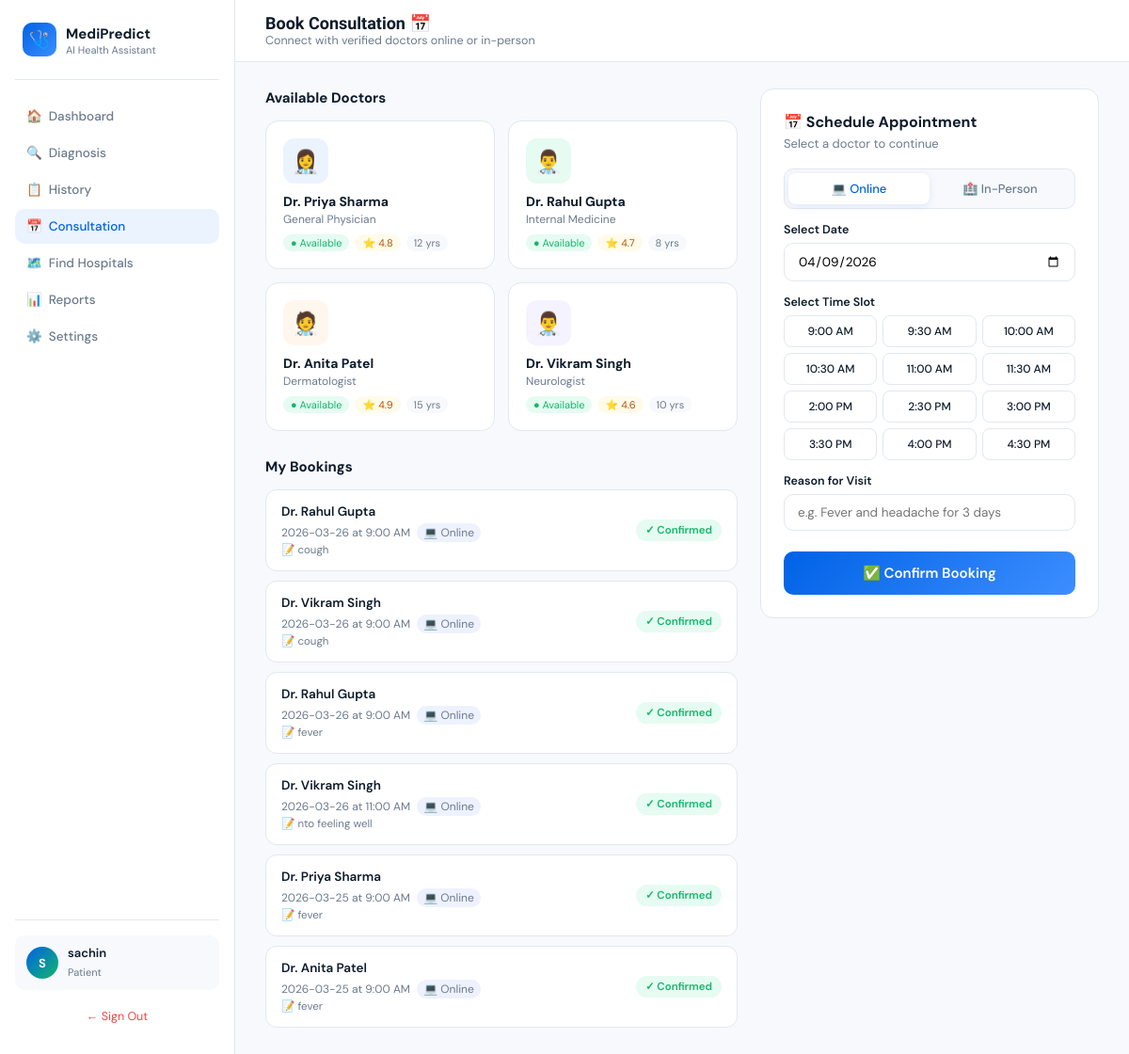
The app's page /consultation (signed in), older data.
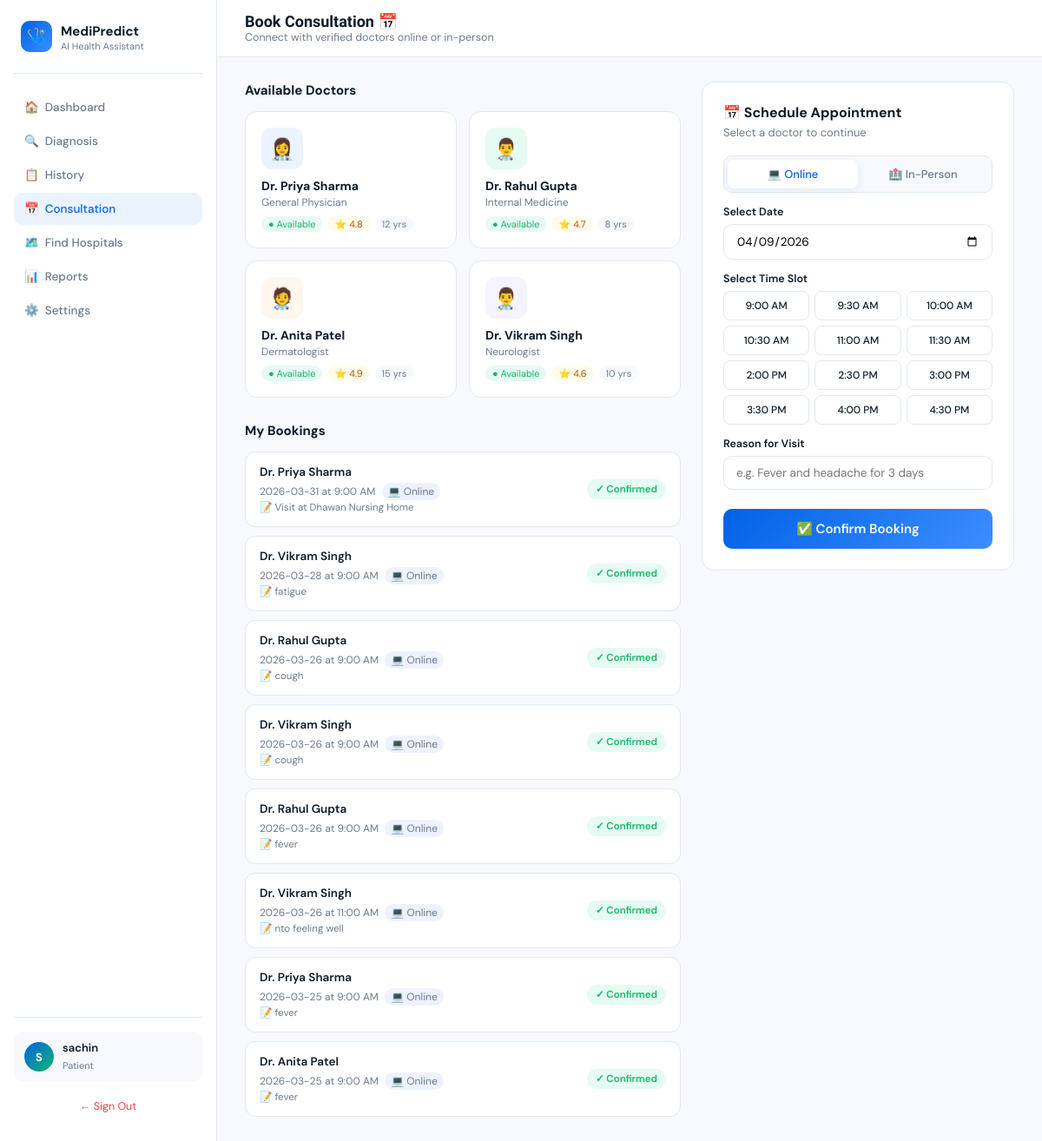
The same page, newer data.
### models.py (models this page shows)
class Booking(db.Model):
    __tablename__ = 'bookings'
    id         = db.Column(db.Integer,    primary_key=True)
    booking_id = db.Column(db.String(20), unique=True, nullable=False)
    user_id    = db.Column(db.Integer,    db.ForeignKey('users.id'), nullable=False)
    doctor     = db.Column(db.String(100))
    date       = db.Column(db.String(20))
    time       = db.Column(db.String(20))
    type       = db.Column(db.String(20))
    status     = db.Column(db.String(20), default='confirmed')
    reason     = db.Column(db.Text)
    created_at = db.Column(db.DateTime,  default=datetime.utcnow)
    user = db.relationship('User', backref=db.backref('bookings', lazy=True))
    def to_dict(self):
        return {
            "booking_id": self.booking_id,
            "doctor":     self.doctor  or "",
            "date":       self.date    or "",
            "time":       self.time    or "",
            "type":       self.type    or "",
            "status":     self.status  or "confirmed",
            "reason":     self.reason  or "",
        }

### app.py (the view)
@app.route("/consultation")
@login_required
def consultation_page():
    user     = current_user()
    bookings = (Booking.query.filter_by(user_id=user.id)
                .order_by(Booking.created_at.desc()).all())
    return render_template("consultation.html",
                           username=user.username,
                           my_bookings=[b.to_dict() for b in bookings])

### app.py (called while the page is built)
def login_required(f):
    @wraps(f)
    def decorated(*args, **kwargs):
        if "user_id" not in session:
            return redirect(url_for("login"))
        user = current_user()
        if user and user.role == "patient":
            from flask import request as _req
            if _req.endpoint not in ("payment_page", "confirm_order", "logout"):
                if not user.paid:
                    return redirect(url_for("payment_page"))
                if user.expires_at and user.expires_at < datetime.datetime.utcnow():
                    user.paid = False
                    db.session.commit()
                    return redirect(url_for("payment_page"))
        return f(*args, **kwargs)
    return decorated

def current_user():
    uid = session.get("user_id")
    return User.query.get(uid) if uid else None

### templates/Consultation.html (shortened to what this page needs)
<!DOCTYPE html>
<html lang="en">
<head>
</head>
<body>
<div class="layout">
<aside class="sidebar">
  <div class="logo"><div class="logo-icon">🩺</div><div><strong>MediPredict</strong><span>AI Health Assistant</span></div></div>
  <nav>
    <a href="/">🏠&nbsp; Dashboard</a>
    <a href="/">🔍&nbsp; Diagnosis</a>
    <a href="/history">📋&nbsp; History</a>
    <a href="/consultation" class="active">📅&nbsp; Consultation</a>
    <a href="/hospitals">🗺️&nbsp; Find Hospitals</a>
    <a href="/reports">📊&nbsp; Reports</a>
    <a href="/settings">⚙️&nbsp; Settings</a>
  </nav>
  <div class="sidebar-footer">
    <div class="user-card">
      <div class="avatar" id="avatarInitial">U</div>
      <div class="user-info"><strong>{{ username }}</strong><span>Patient</span></div>
    </div>
    <a href="/logout" style="display:block;text-align:center;margin-top:12px;font-size:12.5px;color:#EF4444;text-decoration:none;padding:8px;border-radius:8px;">← Sign Out</a>
  </div>
</aside>
<main class="main">
  <div class="topbar">
    <div><h1>Book Consultation 📅</h1><p>Connect with verified doctors online or in-person</p></div>
  </div>
  <div class="content">
    <div class="consult-layout">
      <div>
        <div class="section-label">Available Doctors</div>
        <div class="doctors-grid" id="doctorsGrid"></div>
        <div class="section-label" style="margin-top:4px;">My Bookings</div>
        <div class="booking-list" id="myBookingsList">
          {% if my_bookings %}
            {% for b in my_bookings %}
            <div class="booking-item">
              <div class="bi-info">
                <strong>{{ b.doctor }}</strong>
                <span>
                  {{ b.date }} at {{ b.time }}
                  <span class="bi-type">{% if b.type == 'online' %}💻 Online{% else %}🏥 In-Person{% endif %}</span>
                </span>
                {% if b.reason %}
                <span style="display:block;font-size:11.5px;color:var(--text-muted);margin-top:2px;">📝 {{ b.reason }}</span>
                {% endif %}
              </div>
              <span class="bi-badge {{ b.status }}">✓ {{ b.status | title }}</span>
            </div>
            {% endfor %}
          {% else %}
            <p id="emptyNote" style="color:var(--text-muted);font-size:13.5px;padding:12px 0;">No bookings yet. Book your first consultation above.</p>
          {% endif %}
        </div>
      </div>
      <div>
        <div class="book-card">
          <div class="book-title">📅 Schedule Appointment</div>
          <div class="book-sub" id="selectedDocName">Select a doctor to continue</div>
          <div class="type-toggle">
            <button class="type-btn active" onclick="setType(this,'online')">💻 Online</button>
            <button class="type-btn" onclick="setType(this,'in-person')">🏥 In-Person</button>
          </div>
          <div class="form-group">
            <label>Select Date</label>
            <input type="date" id="bookDate">
          </div>
          <div class="form-group">
            <label>Select Time Slot</label>
            <div class="time-slots" id="timeSlots"></div>
          </div>
          <div class="form-group">
            <label>Reason for Visit</label>
            <input type="text" id="bookReason" placeholder="e.g. Fever and headache for 3 days">
          </div>
          <button class="book-btn" id="bookBtn" onclick="bookNow()">✅ Confirm Booking</button>
        </div>
      </div>
    </div>
  </div>
</main>
</div>
</body>
</html>

Row changes from the older to the newer data that the page shows:
added Booking: doctor "Dr. Priya Sharma", date "2026-03-31", time "9:00 AM", type "💻 Online", reason "Visit at Dhawan Nursing Home", status "Confirmed"
added Booking: doctor "Dr. Vikram Singh", date "2026-03-28", time "9:00 AM", type "💻 Online", reason "fatigue", status "Confirmed"
